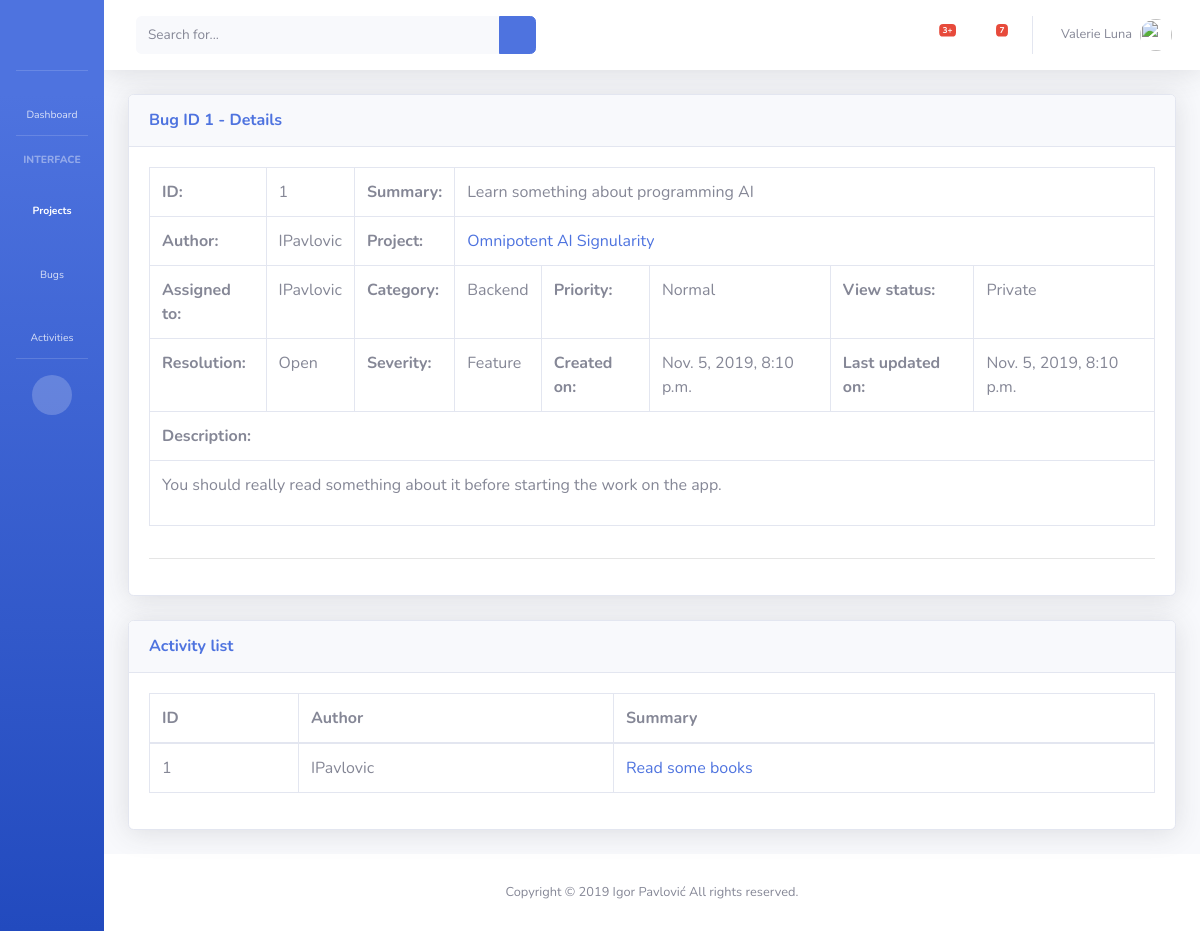
Before: /bug/1/ with the older database file.
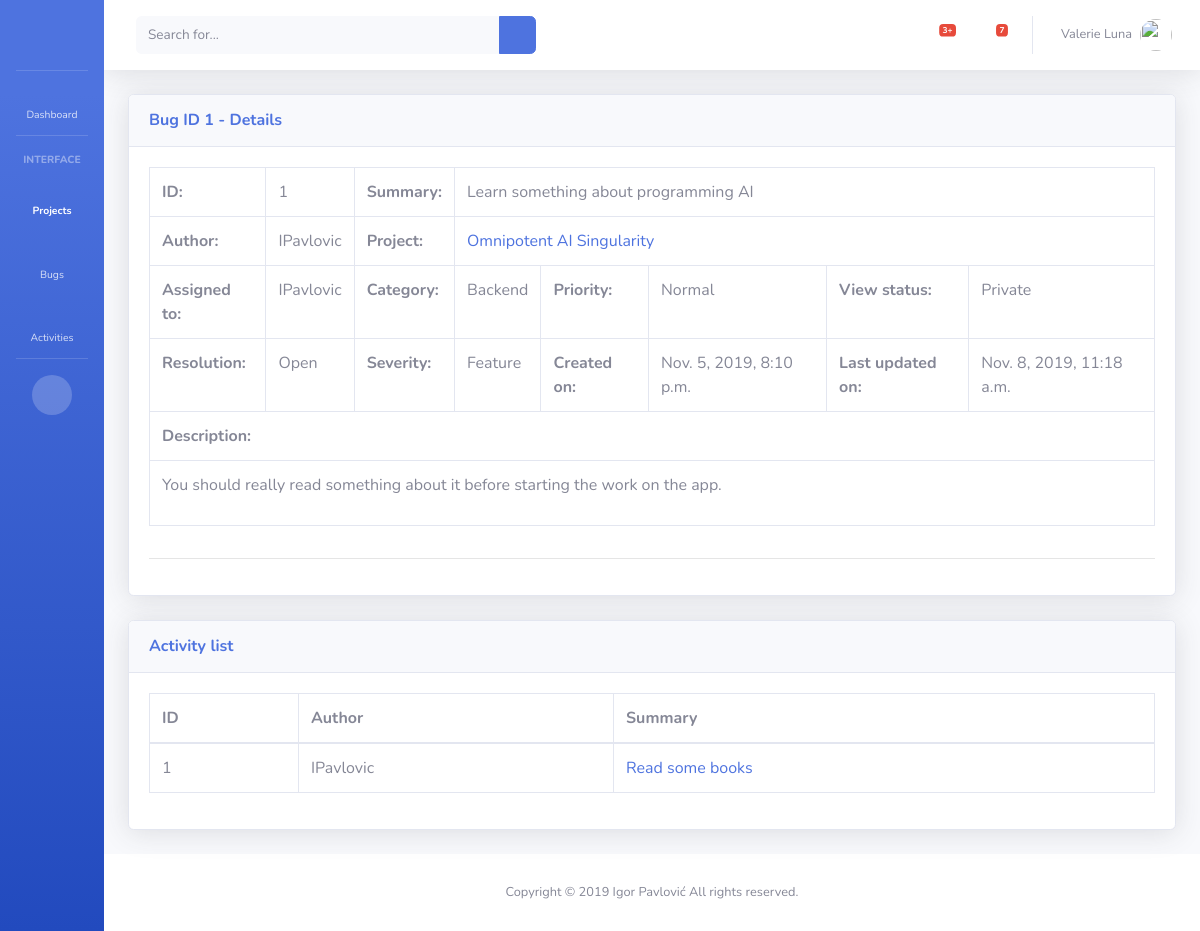
After: the same page with the newer database file.
### bug/models.py (models this page shows, shortened)
class Bug(models.Model):
    CATEGORY = [
        ('FRONT', 'Frontend'),
        ('BACK', 'Backend'),
        ('OTHER', 'Other'),
    ]
    VIEW_STATUS = [
        ('1', 'Public'),
        ('0', 'Private'),
    ]
    PRIORITY = [
        ('0', 'None'),
        ('1', 'Low'),
        ('2', 'Normal'),
        ('3', 'High'),
        ('4', 'Urgent'),
        ('5', 'Immediate'),
    ]
    RESOLUTION = [
        ('0', 'Open'),
        ('1', 'Reopened'),
        ('2', 'Unable to reproduce'),
        ('3', 'Closed'),
        ('4', 'Suspended'),
    ]
    SEVERITY = [
        ('0', 'Feature'),
        ('1', 'Trivial'),
        ('2', 'Text'),
        ('3', 'Tweak'),
        ('4', 'Minor'),
        ('5', 'Major'),
        ('6', 'Crash'),
        ('7', 'Block'),
    ]
    category     = models.CharField(max_length=10, choices=CATEGORY, default='OTHER')
    view_status  = models.CharField(max_length=1, choices=VIEW_STATUS, default='1')
    priority     = models.CharField(max_length=1, choices=PRIORITY, default='0')
    resolution   = models.CharField(max_length=1, choices=RESOLUTION, default='0')
    severity     = models.CharField(max_length=1, choices=SEVERITY, default='0')
    created_on   = models.DateTimeField(auto_now_add=True)
    updated_on   = models.DateTimeField(auto_now=True)
    author       = models.ForeignKey(settings.AUTH_USER_MODEL, null=True, on_delete=models.SET_NULL, related_name='bugs_author')
    assigned_to  = models.ForeignKey(settings.AUTH_USER_MODEL, blank=True, null=True, on_delete=models.SET_NULL, related_name="bugs_assigned_to")
    project      = models.ForeignKey(Project, on_delete=models.CASCADE, related_name="projects")
    summary      = models.CharField(max_length=120)
    description  = models.TextField(null=True, blank=True)
    objects      = BugManager()

### project/models.py (models this page shows, shortened)
class Project(models.Model):
    name         = models.CharField(max_length=70)
    description  = models.TextField()
    author       = models.ForeignKey(settings.AUTH_USER_MODEL, null=True, on_delete=models.SET_NULL, related_name='project_authors')
    created_on   = models.DateTimeField(auto_now_add=True)
    updated_on   = models.DateTimeField(auto_now=True)
    def __str__(self):
        return f"{self.name}"

### users/models.py (models this page shows)
class CustomUser(AbstractUser):
    image       = models.ImageField(upload_to='image/users/', blank=True, null=True)

### bug/views.py (the view)
# urls.py: path("<int:id>/", detail),
def detail(request, id):
    obj = get_object_or_404(app_model, id = id)
    activities = obj.activities.all()
    template = "detail.html"
    context = {
                "appname_lower": appname_lower,
                "appname_caps": appname_caps,
                "detail": True,
                "page_title": f"{appname_caps} ID {id} - Details",
                "object": obj,
                "list_to_include": "activity/list.html",
                "list_name": "Activity list",
                "query": activities,
                }
    return render(request, template, context)

### activity/models.py (called while the page is built)
    def get_absolute_url(self):
        return f"/activity/{self.id}"

### bug/models.py (called while the page is built)
    def get_queryset(self):
        return BugQuerySet(self.model, using=self._db)

### templates/detail.html (shortened to what this page needs)
{% extends "base/content.html" %}
{% block content %}
    {% load formcss %}
    {% include appname_lower|add:"/detail_table.html" %}
{% endblock content %}
{% block list %}
    {% if list_to_include %}
    <div class="card shadow mb-4">
        <div class="card-header py-3">
            <h6 class="m-0 font-weight-bold text-primary">{{ list_name }}</h6>
        </div>
        <div class="card-body">
        {% include list_to_include %}
      </div>
    </div>
    {% endif %}
{% endblock list %}

### bug/templates/bug/detail_table.html
    <div class="table-responsive mb-3">
      <table class="table table-bordered" id="dataTable" width="100%" cellspacing="0">
        <tbody>
          <tr>
            <th>ID:</th>
            <td>{{ object.id }}</td>
            <th>Summary:</th>
            <td colspan="5">{{ object.summary }}</td>
          </tr>
          <tr>
            <th>Author:</th>
            <td>{{ object.author }}</td>
            <th>Project:</th>
            <td colspan="6"><a href="/project/{{ object.project.id }}">{{ object.project }}</a></td>
          </tr>
          <tr>
            <th>Assigned to:</th>
            <td>{{ object.assigned_to }}</td>
            <th>Category:</th>
            <td>{{ object.get_category_display }}</td>
            <th>Priority:</th>
            <td>{{ object.get_priority_display }}</td>
            <th>View status:</th>
            <td>{{ object.get_view_status_display }}</td>
          </tr>
          <tr>
            <th>Resolution:</th>
            <td>{{ object.get_resolution_display }}</td>
            <th>Severity:</th>
            <td>{{ object.get_severity_display }}</td>
            <th>Created on:</th>
            <td>{{ object.created_on }}</td>
            <th>Last updated on:</th>
            <td>{{ object.updated_on }}</td>
          </tr>
          <tr>
            <th colspan="8">Description:</td>
          </tr>
          <tr>
            <td colspan="8">{{ object.description|linebreaks }}</td>
          </tr>
        </tbody>
      </table>
    </div>
    <hr>

Changed rows visible on the page:
changed Bug "Learn something about programming AI": project "Omnipotent AI Signularity" → "Omnipotent AI Singularity"; updated_on "Nov. 5, 2019, 8:10 p.m." → "Nov. 8, 2019, 11:18 a.m."
